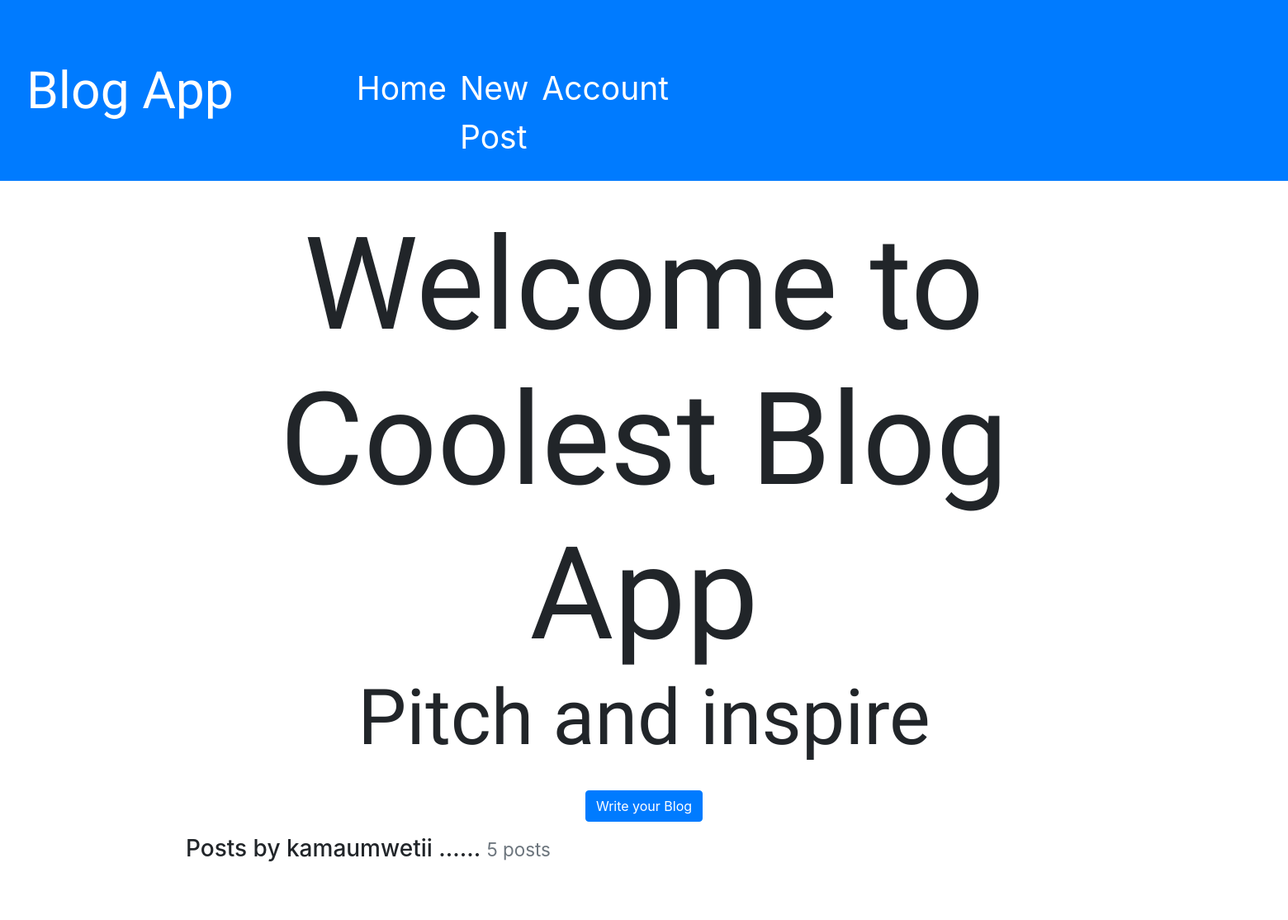
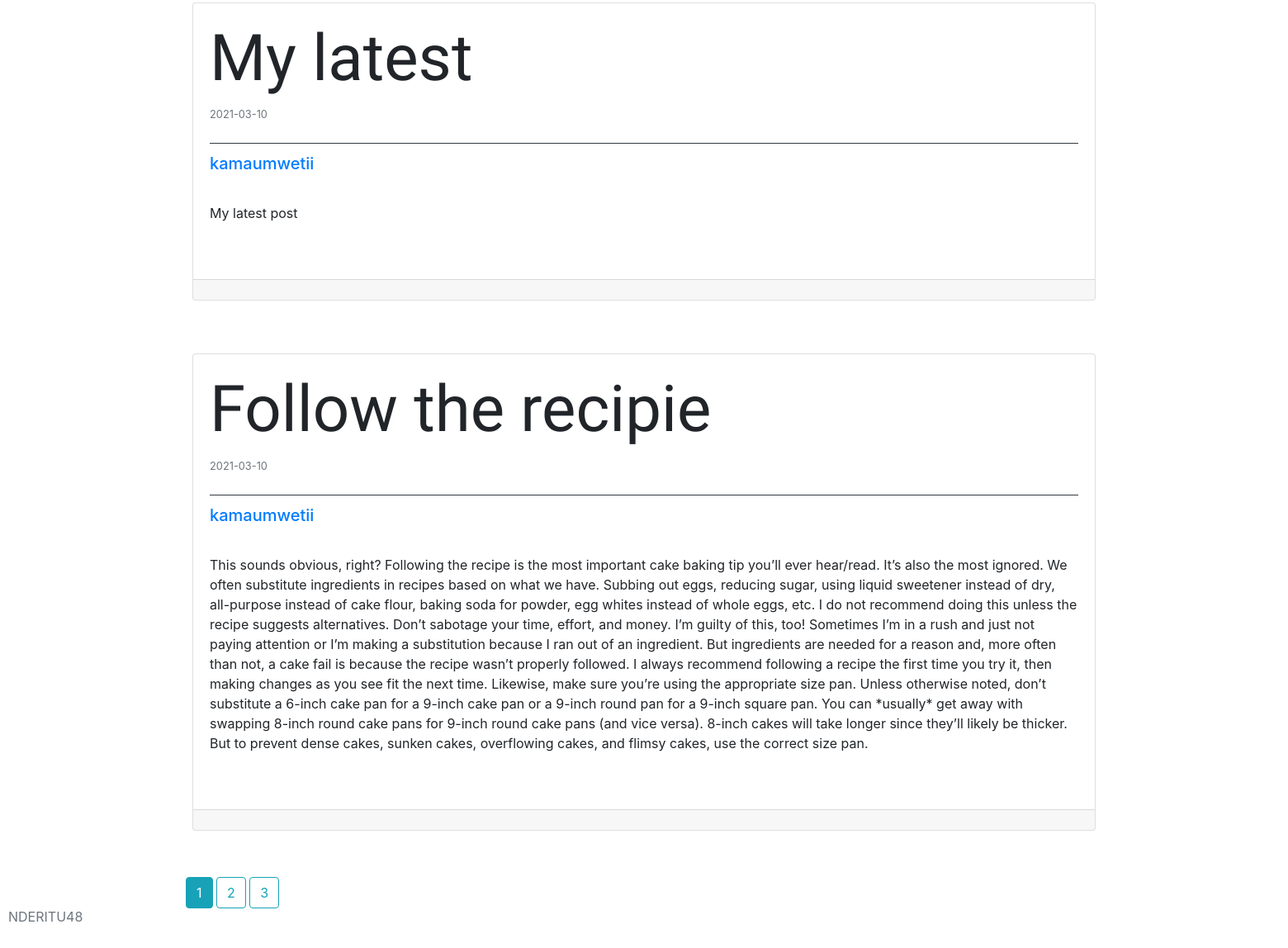
Page /user/kamaumwetii (signed in) on the committed database (2 pictures, top to bottom).
### app/models.py (models this page shows, shortened)
class User( UserMixin ,db.Model):
    id = db.Column(db.Integer, primary_key = True)
    username = db.Column(db.String(30), index = True, unique = True)
    email = db.Column(db.String(150), index = True, unique =True)
    image_file = db.Column(db.String(30), index = True, default = 'default.jpeg')
    password = db.Column(db.String(60))
    posts = db.relationship('Post', backref='author', lazy='dynamic')

class Post(db.Model):
    id = db.Column(db.Integer, primary_key = True)
    title = db.Column(db.String(140))
    content = db.Column(db.Text)
    date_posted = db.Column(db.DateTime, default = datetime.utcnow )
    user_id = db.Column(db.Integer, db.ForeignKey('user.id'))

### app/views.py (the view)
@app.route('/user/<string:username>')
def user_posts(username):
    page = request.args.get('page', 1, type=int)
    user = User.query.filter_by(username = username).first_or_404()
    posts = Post.query.filter_by(author = user).order_by(Post.date_posted.desc())\
             .paginate(page = page, per_page=2)
    return render_template('user_post.html', posts = posts, user = user)

### app/models.py (called while the page is built)
@login.user_loader
def load_user(id):
    return User.query.get(int(id))

### app/templates/user_post.html (shortened to what this page needs)
{% extends 'base.html' %}
{% block content %}
<div class="container-fluid">
    <div class="container">
        <h1 class=" text-center p-2" style=" font-size: 10vmin; font-family: 'Akaya Telivigala', cursive;">
            Welcome to Coolest Blog App
            <br>
            <p style="font-size: 6vmin;">Pitch and inspire</p>
        </h1>
        <p style=" text-align: center; ">
            <a class= "btn btn-primary" href="{{ url_for('new_post') }}">Write your Blog </a>
            <h3>
                Posts by {{ user.username }} ...... <small class="text-muted">{{ posts.total }} posts</small>
            </h3>
        </p>
        <br>
        <br>
        {% for post in posts.items %}
        <div class="card m-2 border-0 ">
            <div class="card">
              <div class="card-body">
                <div class="card-title border-bottom border-bottom-1 border-dark "  >
                   <h5 style="font-family: 'Akaya Telivigala', cursive; font-size: 5vmin;">  {{post.title}}  </h5>
                    <small class="text-muted text-right">{{post.date_posted.strftime('%Y-%m-%d')}}</small> <br> <br>
                </div>
                <a href="#">
                    <h5 class="card-title " >{{ post.author.username }}</h5>
                </a> <br>
                <p class="card-text"> {{ post.content }} </p>
              </div>
              <br><br>
              <div class="card-footer">
              </div>
            </div>
        </div>
        <br><br>
        {% endfor %}
        {% for page_num in posts.iter_pages(left_edge=1, right_edge=1, left_current=1, right_current=2,) %}
            {% if page_num %}
                {% if page_num == posts.page ==page_num %}
                <a href=" {{ url_for('user_posts', username = user.username, page= page_num) }} " class="btn btn-info"> {{ page_num }} </a>
                {% else %}
                <a href=" {{ url_for('user_posts', username = user.username, page= page_num) }} " class="btn btn-outline-info"> {{ page_num }} </a>
                {% endif %}
            {% else %}
            ....
            {% endif %}
        {% endfor %}
        <br><br><br>
    </div>
</div>
{% endblock %}

### app/templates/navbar.html (shortened to what this page needs)
 <div class="sticky-top">
  <nav class="navbar navbar-dark bg-primary">
    <nav class="navbar  navbar-expand-lg navbar-dark">
        <a class="navbar-brand  " href="#" style="font-size: 4vmin; font-family: 'Kavivanar', cursive;">Blog App</a>
        <div class="collapse navbar-collapse" id="navbarNavAltMarkup">
          <div class="navbar-nav text-dark " >
            <a class="nav-item nav-link" style="color: #fff; padding-top: 4vmin; font-size: 2.5vmin; margin-left: 8vmin;" href=" {{ url_for('index') }}">Home</a>
            {% if current_user.is_anonymous %}
            <a class="nav-item nav-link" style="color: #fff; padding-top: 4vmin; font-size: 2.5vmin; margin-left: 120vmin;" href=" {{ url_for('register') }}">Register</a>
            <a class="nav-item nav-link" style="color: #fff; padding-top: 4vmin; font-size: 2.5vmin; margin-right: 120vmin;" href="{{ url_for('login') }}">Login</a>
            {% else %}
            <a class="nav-item nav-link" style="color: #fff; padding-top: 4vmin; font-size: 2.5vmin; " href=" {{ url_for('new_post') }} ">  New Post</a>
            <a class="nav-item nav-link" style="color: #fff; padding-top: 4vmin; font-size: 2.5vmin; margin-right: 5vmin;" href=" {{ url_for('account') }} ">  Account </a>
            {% endif %}
          </div>
        </div>
    </nav>
  </nav>
 </div>
  <br>
  <div class=" fixed-bottom " style="text-transform: uppercase; margin: 10px;">
    <p class="text-muted">
      {{ current_user.username }}
    </p>
  </div>

### rows in the picture
User: username "NDERITU48"
User: username "kamaumwetii"
Post: title "My latest", date_posted "2021-03-10", author.username "kamaumwetii", content "My latest post"
Post: title "Follow the recipie", date_posted "2021-03-10", author.username "kamaumwetii", content "This sounds obvious, right? Following the recipe is the most important cake baking tip you’ll ever hear/read. It’s also the most ignored. We often substitute ingredients in recipes based on what we have. Subbing out eggs, reducing sugar, using liquid sweetener instead of dry, all-purpose instead of cake flour, baking soda for powder, egg whites instead of whole eggs, etc. I do not recommend doing this unless the recipe suggests alternatives. Don’t sabotage your time, effort, and money. I’m guilty of this, too! Sometimes I’m in a rush and just not paying attention or I’m making a substitution because I ran out of an ingredient. But ingredients are needed for a reason and, more often than…"

### other values in the picture
{{ posts.total }} "5"
{{ page_num }} "1"
{{ page_num }} "2" "3"
